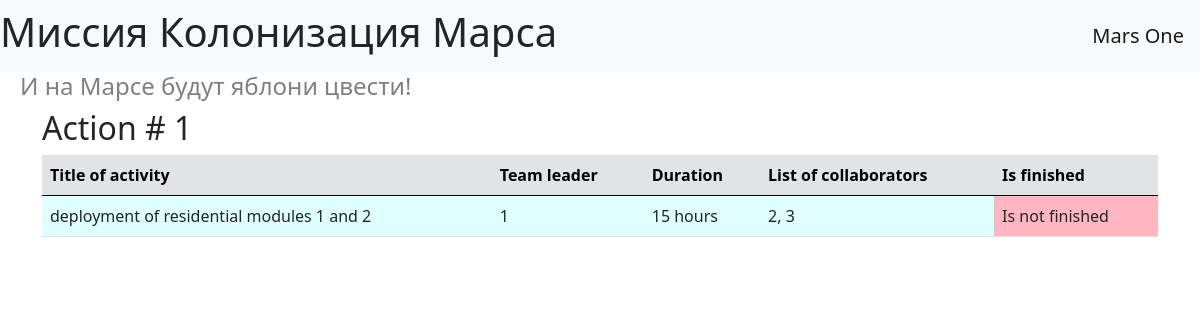
Before: / with the older database file.
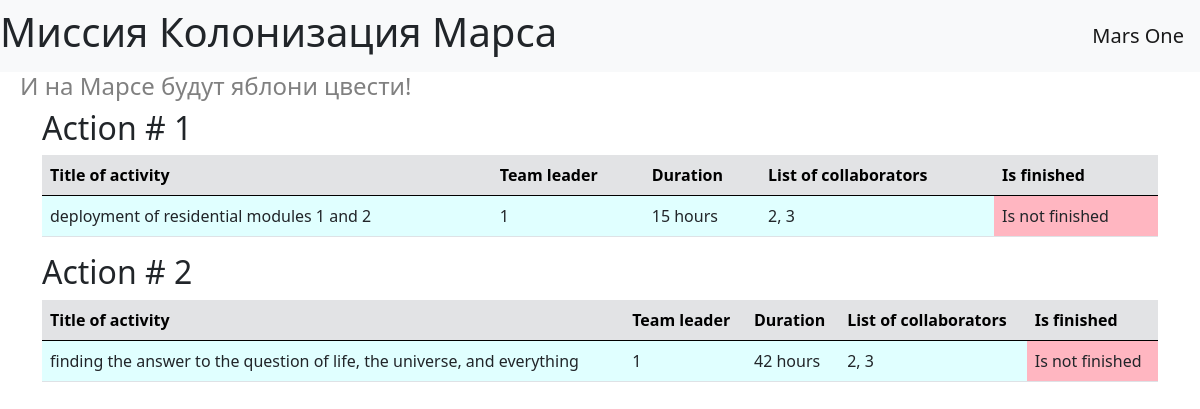
After: the same page with the newer database file.
### data/models.py (models this page shows)
class Jobs(SqlAlchemyBase):
    __tablename__ = 'jobs'
    id = sqlalchemy.Column(sqlalchemy.Integer,
                           primary_key=True, autoincrement=True)
    team_leader = sqlalchemy.Column(sqlalchemy.Integer, sqlalchemy.ForeignKey('users.id'))
    job = sqlalchemy.Column(sqlalchemy.String)
    work_size = sqlalchemy.Column(sqlalchemy.Integer)
    collaborators = sqlalchemy.Column(sqlalchemy.String)
    start_date = sqlalchemy.Column(sqlalchemy.DateTime, default=datetime.datetime.now)
    end_date = sqlalchemy.Column(sqlalchemy.DateTime, default=datetime.datetime.now)
    is_finished = sqlalchemy.Column(sqlalchemy.Boolean)

### main.py (the view)
@app.route('/')
def works_log():
    return render_template('works_log.html', jobs=session.query(Jobs).all())

### templates/works_log.html (shortened to what this page needs)
{% extends 'base.html' %}
{% block content %}
    {% for job in jobs %}
        <h2>Action # {{ loop.index }}</h2>
        <table class="table">
            <thead>
                <tr class="table-secondary">
                    <th>Title of activity</th>
                    <th>Team leader</th>
                    <th>Duration</th>
                    <th>List of collaborators</th>
                    <th>Is finished</th>
                </tr>
            </thead>
            <tbody style="background-color: lightcyan">
                <tr>
                    <td>{{ job.job }}</td>
                    <td>{{ job.team_leader }}</td>
                    <td>{{ job.work_size }} hours</td>
                    <td>{{ job.collaborators }}</td>
                    <td {% if not job.is_finished %}style="background-color: lightpink"{% endif %}>
                        Is {% if not job.is_finished %}not {% endif %}finished
                    </td>
                </tr>
            </tbody>
        </table>
    {% endfor %}
{% endblock %}

### templates/base.html (shortened to what this page needs)
<!DOCTYPE html>
<html lang="en">
    <head>
        <link href="https://cdn.jsdelivr.net/npm/bootstrap@5.0.0-beta2/dist/css/bootstrap.min.css"
              rel="stylesheet"
>
        <link rel="stylesheet" type="text/css" href="{{ url_for('static', filename='css/style.css') }}"/>
    </head>
    <body>
        <header>
            <nav class="navbar navbar-light bg-light">
                <h1>Миссия Колонизация Марса</h1>
                <a class="navbar-brand" href="#">Mars One</a>
            </nav>
        </header>
        <h4>И на Марсе будут яблони цвести!</h4>
        <main role="main" class="container">
            {% block content %}{% endblock %}
        </main>
    </body>
</html>

### static/css/style.css (style rules this page uses)
h4 { color: grey; margin-left: 20px; }

Changed rows visible on the page:
added Jobs: job "finding the answer to the question of life, the universe, and everything", team_leader "1", work_size "42", collaborators "2, 3", shows "not"
